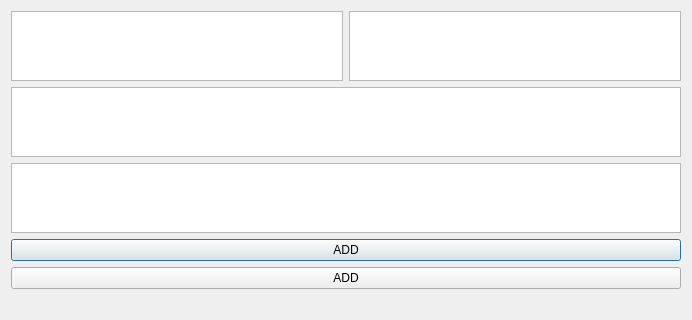
<?xml version="1.0" encoding="UTF-8"?>
<ui version="4.0">
 <class>FileBrowerDiag</class>
 <widget class="QDialog" name="FileBrowerDiag">
  <property name="geometry">
   <rect>
    <x>0</x>
    <y>0</y>
    <width>692</width>
    <height>300</height>
   </rect>
  </property>
  <property name="windowTitle">
   <string>Dialog</string>
  </property>
  <layout class="QVBoxLayout" name="verticalLayout">
   <item>
    <layout class="QHBoxLayout" name="horizontalLayout">
     <item>
      <widget class="QTreeView" name="folderTree"/>
     </item>
     <item>
      <widget class="QListView" name="fileView"/>
     </item>
    </layout>
   </item>
   <item>
    <widget class="QTableWidget" name="fileTable"/>
   </item>
   <item>
    <widget class="QTableWidget" name="souvTable"/>
   </item>
   <item>
    <widget class="QPushButton" name="addBut">
     <property name="text">
      <string>ADD</string>
     </property>
    </widget>
   </item>
   <item>
    <widget class="QPushButton" name="add2">
     <property name="text">
      <string>ADD</string>
     </property>
    </widget>
   </item>
   <item>
    <widget class="QLabel" name="errorLabel">
     <property name="text">
      <string/>
     </property>
     <property name="alignment">
      <set>Qt::AlignCenter</set>
     </property>
    </widget>
   </item>
  </layout>
 </widget>
 <resources/>
 <connections/>
</ui>
